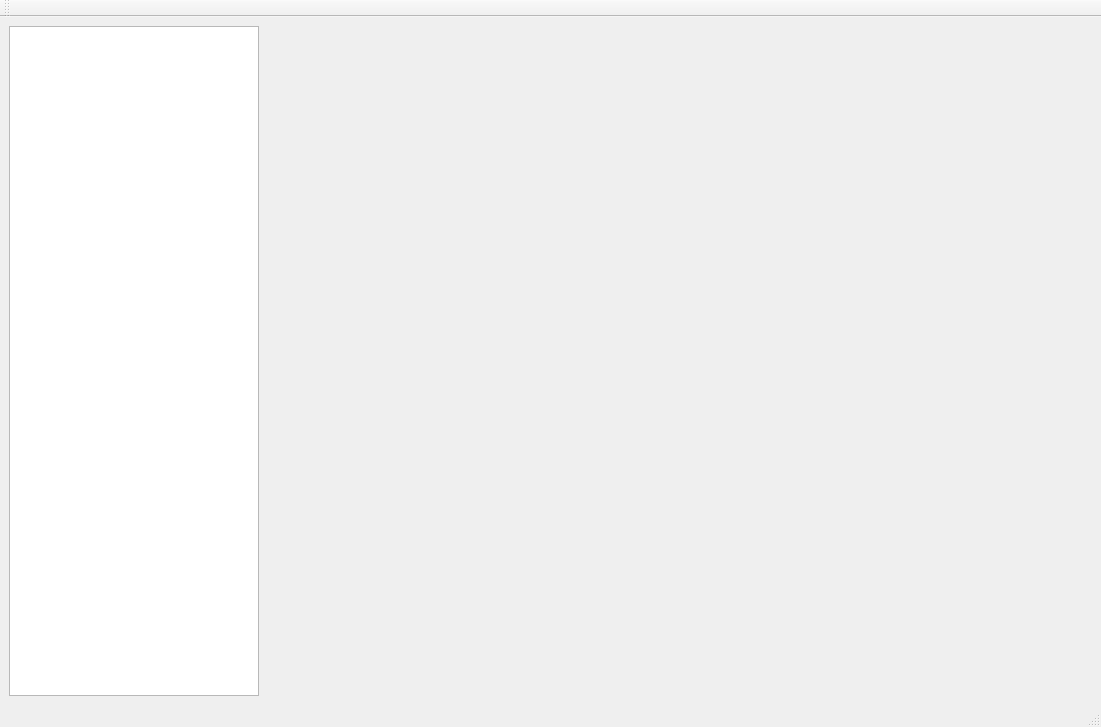
<?xml version="1.0" encoding="UTF-8"?>
<ui version="4.0">
 <class>MainWindow</class>
 <widget class="QMainWindow" name="MainWindow">
  <property name="geometry">
   <rect>
    <x>0</x>
    <y>0</y>
    <width>1101</width>
    <height>727</height>
   </rect>
  </property>
  <property name="windowTitle">
   <string>MainWindow</string>
  </property>
  <widget class="QWidget" name="centralwidget">
   <layout class="QVBoxLayout" name="verticalLayout">
    <item>
     <layout class="QHBoxLayout" name="horizontalLayout">
      <item>
       <widget class="QListWidget" name="listWidget">
        <property name="maximumSize">
         <size>
          <width>250</width>
          <height>16777215</height>
         </size>
        </property>
       </widget>
      </item>
      <item>
       <widget class="QStackedWidget" name="stackedWidget">
        <widget class="QWidget" name="page">
         <layout class="QVBoxLayout" name="verticalLayout_2"/>
        </widget>
        <widget class="QWidget" name="page_2"/>
       </widget>
      </item>
      <item>
       <widget class="QWidget" name="commandWidget" native="true">
        <property name="sizePolicy">
         <sizepolicy hsizetype="Fixed" vsizetype="Preferred">
          <horstretch>0</horstretch>
          <verstretch>0</verstretch>
         </sizepolicy>
        </property>
        <property name="minimumSize">
         <size>
          <width>130</width>
          <height>0</height>
         </size>
        </property>
        <property name="maximumSize">
         <size>
          <width>16777215</width>
          <height>16777215</height>
         </size>
        </property>
        <property name="baseSize">
         <size>
          <width>0</width>
          <height>0</height>
         </size>
        </property>
       </widget>
      </item>
     </layout>
    </item>
   </layout>
  </widget>
  <widget class="QMenuBar" name="menubar">
   <property name="geometry">
    <rect>
     <x>0</x>
     <y>0</y>
     <width>1101</width>
     <height>25</height>
    </rect>
   </property>
  </widget>
  <widget class="QStatusBar" name="statusbar"/>
  <widget class="QToolBar" name="toolBar">
   <property name="windowTitle">
    <string>toolBar</string>
   </property>
   <attribute name="toolBarArea">
    <enum>TopToolBarArea</enum>
   </attribute>
   <attribute name="toolBarBreak">
    <bool>false</bool>
   </attribute>
  </widget>
 </widget>
 <resources/>
 <connections/>
</ui>
